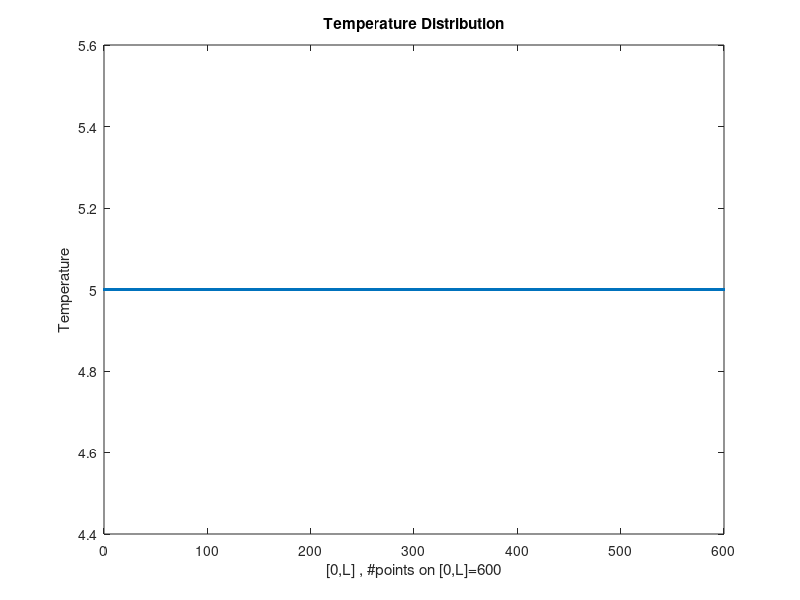
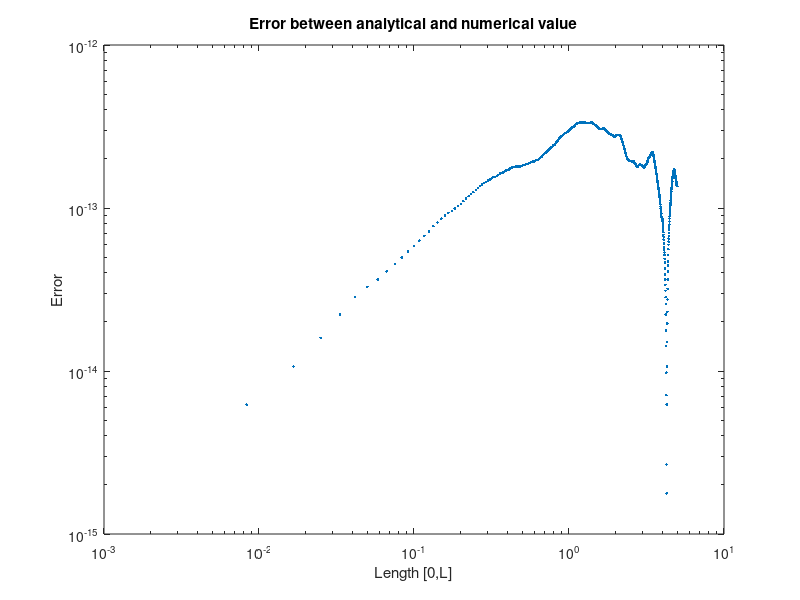

Here is the MATLAB script that generated these plots, in order:
clc 
clear
close all
%input Datas
k=input('k= ');
h=input('h= ');
C=input('C= ');
A=input('A= ');
P=input('P= ');
T_0=input('T_0= ');
T_inf=input('T_inf= ');
L=input('L= ');
ro=input('density= ');
...Number of pieces (J) created on the length L
J=600;
dx=L/J;
...Calculation m
m=h*P/(k*A);
...Calculation of coefficients a, b, d
a=1/dx.^2;
b=(-2/dx^2)-m;
...Create a coefficient matrix
s=zeros(J-1);
for i=1:J-1
    for j=1:J-1
        if i==j
            if i==J-1
               s(i,j)=b+(a/(1+(h.*dx/k))); 
            else
            s(i,j)=b;
            end
        elseif  i==j+1
            s(i,j)=a;
        elseif i==j-1
            s(i,j)=a;
        else 
            s(i,j)=0;
        end
    end
end
%%Create matrices with known values in right hand
q=zeros(J-1,1);
for j=1:J-1
    if j==1
        q(j,1)=-m*T_inf-(a*T_0);
    elseif j==J-1
        q(j,1)=-a*(h*dx*T_inf/(k+(h*dx)))-(m*T_inf);
    else
       q(j,1)=-m*T_inf;
    end
end
...Calculation of temperature distribution
T=linsolve(s,+q);
...ploting
figure(1)
T_end=(T(J-1,1)+(h*dx*T_inf/k))/(1+(h*dx/k));
T=[T_0;T;T_end]';
plot((0:J),T,'.')
title('Temperature Distribution')
xlabel('[0,L] , #points on [0,L]=600')
ylabel('Temperature')
...Error analysis
x=linspace(0,L,J+1);
%%T_exact=dsolve('D2T_exact-m*(T_exact-T_inf)','T_exact(0)=T_0','-k*DT_exact(L)=h*(T_exact(L)-T_inf)','x')
T_exact=T_inf + (exp(-m^(1/2)*x)*(T_0*h*exp(L*m^(1/2)) - T_inf*h*exp(L*m^(1/2)) + T_0*k*m^(1/2)*exp(L*m^(1/2)) - T_inf*k*m^(1/2)*exp(L*m^(1/2))))/(h*exp(L*m^(1/2)) - h*exp(-L*m^(1/2)) + k*m^(1/2)*exp(L*m^(1/2)) + k*m^(1/2)*exp(-L*m^(1/2))) - (exp(m^(1/2)*x)*(T_0 - T_inf)*(h*exp(-L*m^(1/2)) - k*m^(1/2)*exp(-L*m^(1/2))))/(h*exp(L*m^(1/2)) - h*exp(-L*m^(1/2)) + k*m^(1/2)*exp(L*m^(1/2)) + k*m^(1/2)*exp(-L*m^(1/2)));
figure(2)
loglog(x,abs(T-T_exact),'.')
title('Error between analytical and numerical value')
xlabel('Length [0,L]')
ylabel('Error')